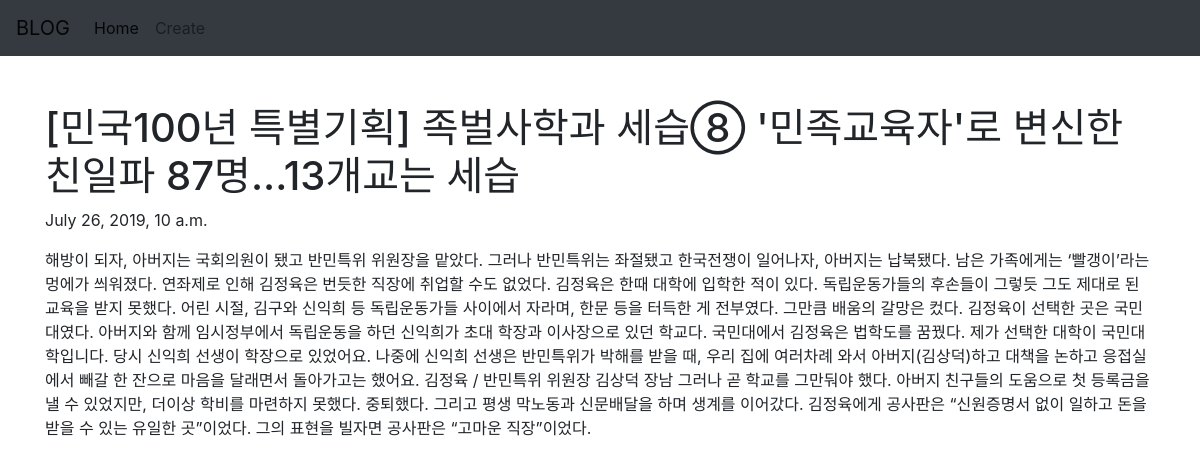
Page /blog/2 on the committed database.
### blogapp/models.py (models this page shows, shortened)
class Blog(models.Model):
    title = models.CharField(max_length=200)
    pub_date = models.DateTimeField('date published', blank = True, null = True)
    body = models.TextField()

### blogapp/views.py (the view)
# urls.py: path('blog/<int:blog_id>', views.detail, name="detail"),
def detail(request, blog_id):
    details = get_object_or_404(Blog, pk=blog_id)
    return render(request, 'detail.html', {'details':details})

### blogapp/templates/detail.html (shortened to what this page needs)
<!DOCTYPE html>
<html lang="en">
<head>
    <link rel="stylesheet" href="https://stackpath.bootstrapcdn.com/bootstrap/4.3.1/css/bootstrap.min.css">
</head>
<body>
        <nav class="navbar navbar-expand-lg navbar-light bg-dark">
                <a class="navbar-brand" href="#">BLOG</a>
                <div class="collapse navbar-collapse" id="navbarSupportedContent">
                  <ul class="navbar-nav mr-auto">
                    <li class="nav-item active">
                      <a class="nav-link" href="{% url 'home' %}">Home <span class="sr-only">(current)</span></a>
                    </li>
                    <li class="nav-item">
                      <a class="nav-link" href="{% url 'new'%}">Create</a>
                    </li>
                  </ul>
                </div>
              </nav>
        <div class="container">
            <br>
            <br>
            <h1>{{details.title}}</h1>
            <p>{{details.pub_date}}</p>
            <p>{{details.body}}</p>
        </div>
    </body>
</html>

### rows in the picture
Blog: title "[민국100년 특별기획] 족벌사학과 세습⑧ '민족교육자'로 변신한 친일파 87명...13개교는 세습", pub_date "July 26, 2019, 10 a.m.", body "해방이 되자, 아버지는 국회의원이 됐고 반민특위 위원장을 맡았다. 그러나 반민특위는 좌절됐고 한국전쟁이 일어나자, 아버지는 납북됐다. 남은 가족에게는 ‘빨갱이’라는 멍에가 씌워졌다. 연좌제로 인해 김정육은 번듯한 직장에 취업할 수도 없었다. 김정육은 한때 대학에 입학한 적이 있다. 독립운동가들의 후손들이 그렇듯 그도 제대로 된 교육을 받지 못했다. 어린 시절, 김구와 신익희 등 독립운동가들 사이에서 자라며, 한문 등을 터득한 게 전부였다. 그만큼 배움의 갈망은 컸다. 김정육이 선택한 곳은 국민대였다. 아버지와 함께 임시정부에서 독립운동을 하던 신익희가 초대 학장과 이사장으로 있던 학교다. 국민대에서 김정육은 법학도를 꿈꿨다. 제가 선택한 대학이 국민대학입니다. 당시 신익희 선생이 학장으로 있었어요. 나중에 신익희 선생은 반민특위가 박해를 받을 때, 우리 집에 여러차례 와서 아버지(김상덕)하고 대책을 논하고 응접실에서 빼갈 한 잔으로 마음을 달래면서 돌아가고는 했어요. 김정육 / 반민특위 위원장 김상덕 장남 그러나 곧 학교를 그만둬야 했다. 아버지 친구들의 도움으로 첫 등록금을 낼 수 있었지만, 더이상 학비를 마련하지 못했다. 중퇴했다. 그리고 평생 막노동과 신문배달을 하며 생계를 이어갔다. 김정육에게 공사판은 “신원증명서 없이 일하고 돈을 받을 수 있는 유일한 곳”이었다. 그의 표현을 빌자면 공사판은 “고마운 직장”이었다."
